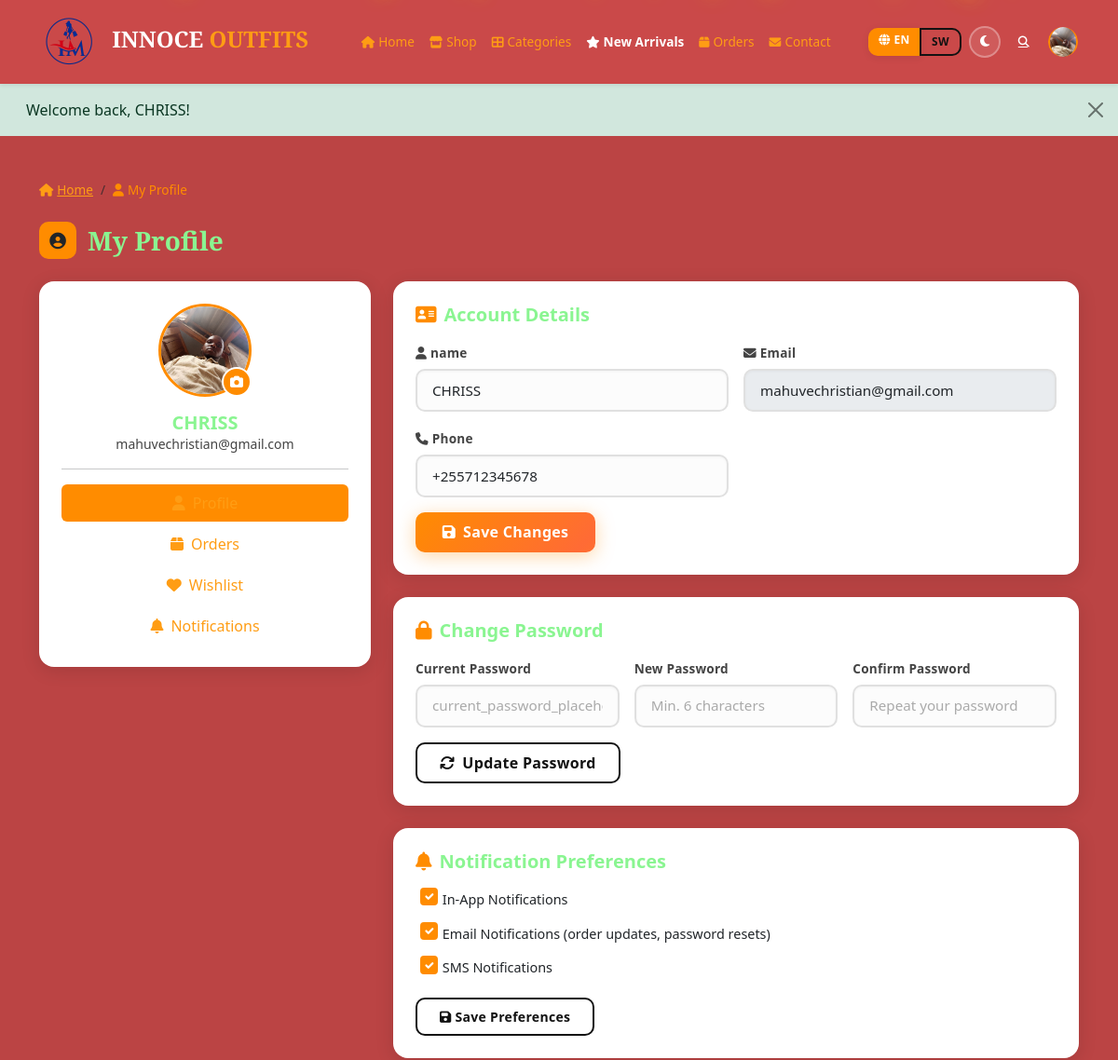
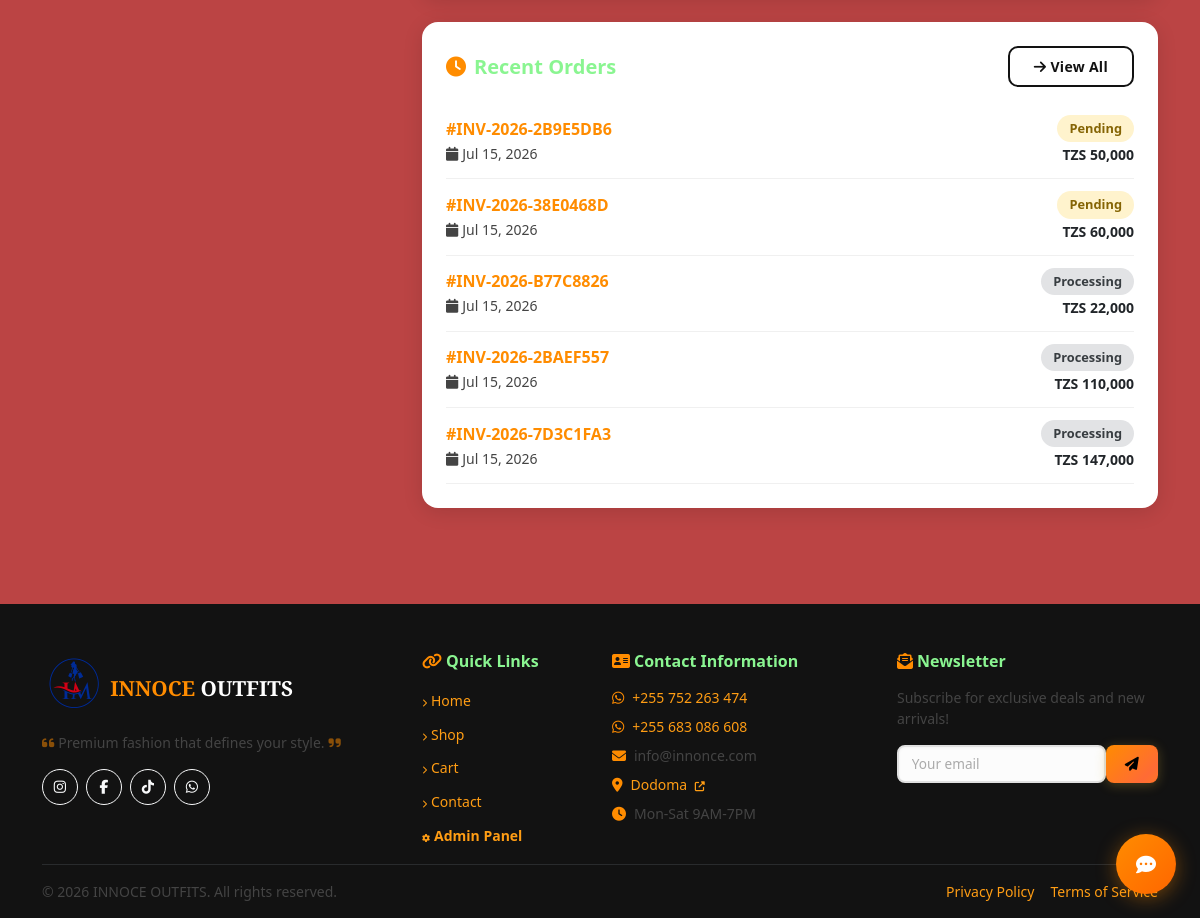
/account/profile.php (signed in), run on the app's committed database (2 pictures, top to bottom).
### tables this page shows
CREATE TABLE `users` (
  `id` int(11) NOT NULL AUTO_INCREMENT,
  `name` varchar(255) NOT NULL,
  `email` varchar(255) NOT NULL,
  `password` varchar(255) NOT NULL,
  `phone` varchar(20) DEFAULT NULL,
  `role` enum('customer','admin','worker') DEFAULT 'customer',
  `google_id` varchar(255) DEFAULT NULL,
  `language` varchar(5) DEFAULT 'en',
  `notify_email` tinyint(1) DEFAULT 1,
  `notify_sms` tinyint(1) DEFAULT 0,
  `notify_inapp` tinyint(1) DEFAULT 1,
  `profile_photo` varchar(255) DEFAULT NULL,
  `photo_align` varchar(50) DEFAULT 'center',
  `last_activity` datetime DEFAULT NULL,
  `remember_token` varchar(100) DEFAULT NULL,
  `created_at` timestamp NOT NULL DEFAULT current_timestamp(),
  `updated_at` timestamp NOT NULL DEFAULT current_timestamp() ON UPDATE current_timestamp(),
  PRIMARY KEY (`id`),
  UNIQUE KEY `email` (`email`),
  UNIQUE KEY `idx_google_id` (`google_id`)
);

CREATE TABLE `orders` (
  `id` int(11) NOT NULL AUTO_INCREMENT,
  `user_id` int(11) NOT NULL,
  `customer_name` varchar(255) DEFAULT NULL,
  `customer_phone` varchar(50) DEFAULT NULL,
  `order_number` varchar(50) NOT NULL,
  `status` enum('pending','confirmed','processing','packed','shipped','delivered','cancelled') DEFAULT 'pending',
  `subtotal` decimal(12,2) NOT NULL,
  `tax` decimal(12,2) DEFAULT 0.00,
  `shipping` decimal(12,2) DEFAULT 0.00,
  `delivery_method` enum('delivery','pickup') NOT NULL DEFAULT 'delivery',
  `worker_id` int(11) DEFAULT NULL,
  `discount` decimal(12,2) DEFAULT 0.00,
  `volume_discount` decimal(12,2) DEFAULT 0.00,
  `total` decimal(12,2) NOT NULL,
  `payment_method` varchar(50) DEFAULT NULL,
  `payment_status` enum('unpaid','paid','failed','refunded') DEFAULT 'unpaid',
  `currency` varchar(3) DEFAULT 'TZS',
  `shipping_address` longtext DEFAULT NULL CHECK (json_valid(`shipping_address`)),
  `latitude` decimal(10,8) DEFAULT NULL,
  `longitude` decimal(11,8) DEFAULT NULL,
  `billing_address` longtext DEFAULT NULL CHECK (json_valid(`billing_address`)),
  `notes` text DEFAULT NULL,
  `coupon_code` varchar(50) DEFAULT NULL,
  `coupon_discount` decimal(12,2) DEFAULT 0.00,
  `created_at` timestamp NOT NULL DEFAULT current_timestamp(),
  `updated_at` timestamp NOT NULL DEFAULT current_timestamp() ON UPDATE current_timestamp(),
  PRIMARY KEY (`id`),
  UNIQUE KEY `order_number` (`order_number`),
  KEY `user_id` (`user_id`),
  KEY `idx_worker` (`worker_id`),
  CONSTRAINT `orders_ibfk_1` FOREIGN KEY (`user_id`) REFERENCES `users` (`id`) ON DELETE CASCADE
);

### includes/functions.php (called while the page is built, shortened)
<?php
function escape(?string $value): string {
    return htmlspecialchars($value ?? '', ENT_QUOTES, 'UTF-8');
}
function formatMoney(float $amount): string {
    return CURRENCY . ' ' . number_format($amount);
}
function currentLang(): string {
    return $_SESSION['lang'] ?? 'en';
}
function __(string $key): string {
    global $lang;
    $locale = currentLang();
    return $lang[$locale][$key] ?? $lang['en'][$key] ?? $key;
}

### account/profile.php (the view, shortened to what this page needs)
<?php
require_once __DIR__ . '/../config.php';
$stmt = $db->prepare("SELECT * FROM users WHERE id = ?");
$stmt->execute([$_SESSION['user_id']]);
$user = $stmt->fetch();
$recentOrders = $db->prepare("SELECT * FROM orders WHERE user_id = ? ORDER BY created_at DESC LIMIT 5");
$recentOrders->execute([$_SESSION['user_id']]);
$recentOrders = $recentOrders->fetchAll();
require_once __DIR__ . '/../includes/header.php';
?>
<div class="container py-5">
    <nav aria-label="breadcrumb" class="mb-4">
        <ol class="breadcrumb bg-transparent p-0 mb-0">
            <li class="breadcrumb-item"><a href="<?= SITE_URL ?>/index.php" class="text-muted"><i class="fas fa-home me-1"></i><?= __('home') ?></a></li>
            <li class="breadcrumb-item active text-gold" aria-current="page"><i class="fas fa-user me-1"></i><?= __('my_profile') ?></li>
        </ol>
    </nav>
    <div class="section-header mb-4">
        <div class="section-icon bg-gold"><i class="fas fa-user-circle"></i></div>
        <h3 class="fw-700 mb-0" style="font-family: 'Playfair Display', serif;"><?= __('my_profile') ?></h3>
    </div>
    <div class="row g-4">
        <div class="col-md-4">
            <div class="form-card p-4 text-center">
                <div class="profile-avatar mb-3" style="position:relative;display:inline-block;cursor:pointer;" onclick="document.getElementById('profilePhotoInput').click();" title="Click to change photo">
                    <?php if (!empty($user['profile_photo'])): ?>
                        <img src="<?= SITE_URL . '/' . $user['profile_photo'] ?>" alt="Photo" id="profileAvatarImg" style="width:100px;height:100px;border-radius:50%;object-fit:cover;object-position:<?= escape($user['photo_align'] ?? 'center') ?>;border:3px solid var(--gold);">
                    <?php else: ?>
                        <i class="fas fa-user-circle" id="profileAvatarPlaceholder" style="font-size: 4rem; color: var(--gold);"></i>
                        <img src="" alt="Photo" id="profileAvatarImg" style="width:100px;height:100px;border-radius:50%;object-fit:cover;object-position:center;border:3px solid var(--gold);display:none;">
                    <?php endif; ?>
                    <div style="position:absolute;bottom:0;right:0;background:var(--gold);border-radius:50%;width:32px;height:32px;display:flex;align-items:center;justify-content:center;border:2px solid #fff;">
                        <i class="fas fa-camera" style="font-size:14px;color:#fff;"></i>
                    </div>
                </div>
                <h5 class="fw-600 mb-0"><?= escape($user['name']) ?></h5>
                <p class="text-muted small"><?= escape($user['email']) ?></p>
                <hr>
                <div class="nav flex-column nav-pills gap-1">
                    <a href="profile.php" class="nav-link active bg-gold text-white"><i class="fas fa-user me-2"></i><?= __('profile') ?></a>
                    <a href="orders.php" class="nav-link text-dark"><i class="fas fa-box me-2"></i><?= __('orders') ?></a>
                    <a href="../shop/wishlist.php" class="nav-link text-dark"><i class="fas fa-heart me-2"></i><?= __('wishlist') ?></a>
                    <a href="notifications.php" class="nav-link text-dark"><i class="fas fa-bell me-2"></i><?= __('notifications') ?></a>
                </div>
            </div>
        </div>
        <div class="col-md-8">
            <div class="form-card p-4 mb-4">
                <h5 class="fw-700 mb-3"><i class="fas fa-address-card me-2 text-gold"></i><?= __('account_details') ?></h5>
                <form method="POST" enctype="multipart/form-data" id="profileForm">
                    <div class="row g-3">
                        <div class="col-md-6">
                            <label class="form-label"><i class="fas fa-user me-1"></i><?= __('name') ?></label>
                            <input type="text" name="name" class="form-control" value="<?= escape($user['name']) ?>" required>
                        </div>
                        <div class="col-md-6">
                            <label class="form-label"><i class="fas fa-envelope me-1"></i><?= __('email') ?></label>
                            <input type="email" class="form-control" value="<?= escape($user['email']) ?>" disabled>
                        </div>
                        <div class="col-md-6">
                            <label class="form-label"><i class="fas fa-phone me-1"></i><?= __('phone') ?></label>
                            <input type="tel" name="phone" class="form-control" value="<?= escape($user['phone'] ?? '') ?>" pattern="[\+\d\s\-]{9,15}" title="Tanzanian phone: 0712 345 678 or +255 712 345 678" placeholder="0712 345 678">
                        </div>
                    </div>
                    <button type="submit" class="btn btn-gold mt-3"><i class="fas fa-save me-2"></i><?= __('save_changes') ?></button>
                </form>
            </div>
            <div class="form-card p-4 mb-4">
                <h5 class="fw-700 mb-3"><i class="fas fa-lock me-2 text-gold"></i><?= __('change_password') ?></h5>
                <form method="POST">
                    <div class="row g-3">
                        <div class="col-md-4">
                            <label class="form-label"><?= __('current_password') ?></label>
                            <input type="password" name="current_password" class="form-control" placeholder="<?= __('current_password_placeholder') ?>" required>
                        </div>
                        <div class="col-md-4">
                            <label class="form-label"><?= __('new_password') ?></label>
                            <input type="password" name="new_password" class="form-control" placeholder="<?= __('password_min') ?>" required minlength="6">
                        </div>
                        <div class="col-md-4">
                            <label class="form-label"><?= __('confirm_password') ?></label>
                            <input type="password" name="confirm_password" class="form-control" placeholder="<?= __('confirm_placeholder') ?>" required>
                        </div>
                    </div>
                    <button type="submit" class="btn btn-outline-dark-custom mt-3"><i class="fas fa-sync me-2"></i><?= __('update_password') ?></button>
                </form>
            </div>
            <div class="form-card p-4 mb-4">
                <h5 class="fw-700 mb-3"><i class="fas fa-bell me-2 text-gold"></i><?= __('notification_preferences') ?></h5>
                <form method="POST">
                    <div class="d-flex flex-column gap-2">
                        <div class="form-check">
                            <input type="checkbox" name="notify_inapp" class="form-check-input" id="notify_inapp" value="1" <?= ($user['notify_inapp'] ?? 1) ? 'checked' : '' ?>>
                            <label class="form-check-label" for="notify_inapp"><?= __('notify_inapp') ?></label>
                        </div>
                        <div class="form-check">
                            <input type="checkbox" name="notify_email" class="form-check-input" id="notify_email" value="1" <?= ($user['notify_email'] ?? 1) ? 'checked' : '' ?>>
                            <label class="form-check-label" for="notify_email"><?= __('notify_email_label') ?></label>
                        </div>
                        <div class="form-check">
                            <input type="checkbox" name="notify_sms" class="form-check-input" id="notify_sms" value="1" <?= ($user['notify_sms'] ?? 0) ? 'checked' : '' ?>>
                            <label class="form-check-label" for="notify_sms"><?= __('notify_sms_label') ?></label>
                        </div>
                    </div>
                    <button type="submit" class="btn btn-outline-dark-custom mt-3 btn-sm"><i class="fas fa-save me-1"></i><?= __('save_preferences') ?></button>
                </form>
            </div>
            <?php if ($recentOrders): ?>
            <div class="form-card p-4">
                <div class="d-flex justify-content-between align-items-center mb-3">
                    <h5 class="fw-700 mb-0"><i class="fas fa-clock me-2 text-gold"></i><?= __('recent_orders') ?></h5>
                    <a href="orders.php" class="btn btn-outline-dark-custom btn-sm"><i class="fas fa-arrow-right me-1"></i><?= __('view_all') ?></a>
                </div>
                <?php foreach ($recentOrders as $order): ?>
                <div class="order-row">
                    <div>
                        <strong class="text-gold">#<?= escape($order['order_number']) ?></strong>
                        <br><small class="text-muted"><i class="fas fa-calendar me-1"></i><?= date('M d, Y', strtotime($order['created_at'])) ?></small>
                    </div>
                    <div class="text-end">
                        <span class="order-status order-status-<?= $order['status'] ?>"><?= ucfirst($order['status']) ?></span>
                        <br><small class="fw-600"><?= formatMoney($order['total']) ?></small>
                    </div>
                </div>
                <?php endforeach; ?>
            </div>
            <?php endif; ?>
        </div>
    </div>
</div>
<?php require_once __DIR__ . '/../includes/footer.php'; ?>

### assets/css/style.css (style rules this page uses)
:root, [data-theme="light"] { --orange: #FF8C00; --orange-light: #FFAA40; --orange-dark: #CC7000; --orange-gradient: linear-gradient(135deg, #FF8C00 0%, #FF6B35 50%, #FF8C00 100%); --gold: #FF8C00; --gold-light: #FFAA40; --gold-dark: #CC7000; --gold-gradient: linear-gradient(135deg, #FF8C00 0%, #FF6B35 50%, #FF8C00 100%); --dark: #121212; --darker: #0A0A0A; --light: #FFF5EB; --bg-body: #FFF5EB; --bg-navbar: #FF8C00; --bg-hero: linear-gradient(135deg, #FF8C00 0%, #FF6B35 50%, #FF5500 100%); --bg-section-alt: #FFEDD5; --bg-card: #fff; --text-primary: #121212; --text-secondary: #444; --text-on-orange: #fff; --border-light: #E8D5C0; --shadow-sm: 0 2px 8px rgba(0,0,0,0.08); --shadow-md: 0 4px 20px rgba(0,0,0,0.12); --shadow-lg: 0 8px 32px rgba(0,0,0,0.16); --shadow-gold: 0 4px 20px rgba(255,140,0,0.35); --radius: 10px; --radius-lg: 16px; }
.text-gold { color: var(--gold) !important; }
.bg-gold { background: var(--gold) !important; }
body { background: var(--bg-body); color: var(--text-primary); transition: background 0.3s ease, color 0.3s ease; }
.btn { position: relative; overflow: hidden; transition: all 0.3s cubic-bezier(0.4, 0, 0.2, 1); font-weight: 600; letter-spacing: 0.3px; }
.btn::after { content: ''; position: absolute; inset: 0; background: rgba(255,255,255,0.15); transform: translateX(-100%); transition: transform 0.4s; }
.btn-gold { background: var(--gold-gradient); background-size: 200% auto; color: #000; border: none; border-radius: var(--radius); font-weight: 700; padding: 0.6rem 1.8rem; box-shadow: var(--shadow-gold); transition: all 0.4s; }
.btn-outline-dark-custom { background: transparent; color: var(--dark); border: 2px solid var(--dark); border-radius: var(--radius); font-weight: 600; padding: 0.5rem 1.5rem; transition: all 0.3s; }
.form-control, .form-select { border: 2px solid #e0e0e0; border-radius: var(--radius); padding: 0.6rem 1rem; font-size: 0.95rem; transition: all 0.3s; background: #fcfcfc; box-shadow: inset 0 1px 3px rgba(0,0,0,0.04); }
.form-control::placeholder { color: #aaa; font-weight: 300; }
.form-label { font-weight: 600; font-size: 0.85rem; color: #444; margin-bottom: 0.4rem; letter-spacing: 0.2px; }
.form-check-input { width: 1.2em; height: 1.2em; margin-top: 0; border: 2px solid #ccc; transition: all 0.2s; cursor: pointer; }
.form-check-input:checked { background-color: var(--gold); border-color: var(--gold); }
.form-check-label { cursor: pointer; font-size: 0.9rem; }
.form-check { padding-left: 1.8em; margin-bottom: 0.3rem; }
.form-card { background: var(--bg-card); border: none; border-radius: var(--radius-lg); box-shadow: var(--shadow-md); padding: 2rem; }
.fw-600 { font-weight: 600; }
.fw-700 { font-weight: 700; }
.section-header { display: flex; align-items: center; gap: 0.75rem; margin-bottom: 1.5rem; }
.section-header .section-icon { width: 40px; height: 40px; border-radius: var(--radius); display: flex; align-items: center; justify-content: center; font-size: 1.1rem; }
.order-status { display: inline-block; padding: 0.25rem 0.75rem; border-radius: 50px; font-size: 0.8rem; font-weight: 600; text-transform: capitalize; }
.order-status-pending { background: #fff3cd; color: #856404; }
.order-status-processing { background: #e2e3e5; color: #383d41; }
.order-row { display: flex; justify-content: space-between; align-items: center; padding: 0.75rem 0; border-bottom: 1px solid #f0f0f0; transition: background 0.2s; }
.profile-avatar i { font-size: 4rem; color: var(--gold); }
.breadcrumb { font-size: 0.85rem; }
.breadcrumb-item + .breadcrumb-item::before { content: '/'; }
.text-muted { color: var(--text-secondary) !important; }

### data on the page
users: profile_photo (picture), name "CHRISS", email "mahuvechristian@gmail.com", phone "+255712345678", notify_inapp "☑", notify_email "☑", notify_sms "☑"
orders: order_number "INV-2026-2B9E5DB6", created_at "Jul 15, 2026", status "Pending", total "TZS 50,000"
orders: order_number "INV-2026-38E0468D", created_at "Jul 15, 2026", status "Pending", total "TZS 60,000"
orders: order_number "INV-2026-B77C8826", created_at "Jul 15, 2026", status "Processing", total "TZS 22,000"
orders: order_number "INV-2026-2BAEF557", created_at "Jul 15, 2026", status "Processing", total "TZS 110,000"
orders: order_number "INV-2026-7D3C1FA3", created_at "Jul 15, 2026", status "Processing", total "TZS 147,000"

### other printed values
__('home') "Home"
__('shop') "Shop"
__('categories') "Categories"
__('new_arrivals') "New Arrivals"
__('orders') "Orders"
__('contact') "Contact"
$_SESSION['success'] "Welcome back, CHRISS!"
__('my_profile') "My Profile"
__('wishlist') "Wishlist"
__('notifications') "Notifications"
__('account_details') "Account Details"
__('name') "name"
__('email') "Email"
__('phone') "Phone"
__('save_changes') "Save Changes"
